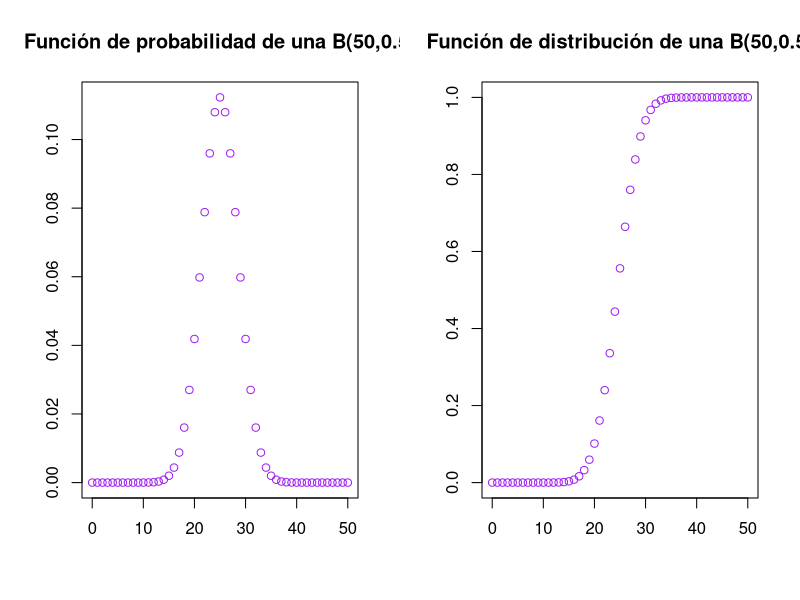
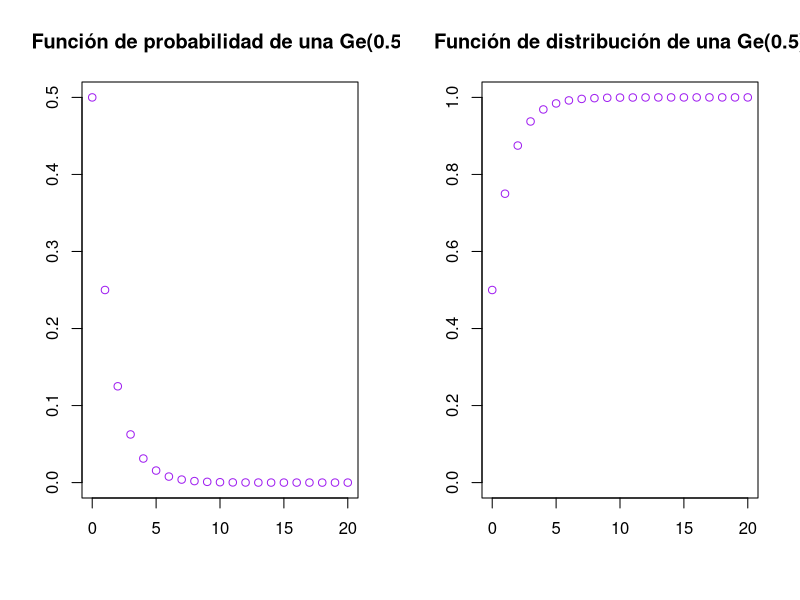
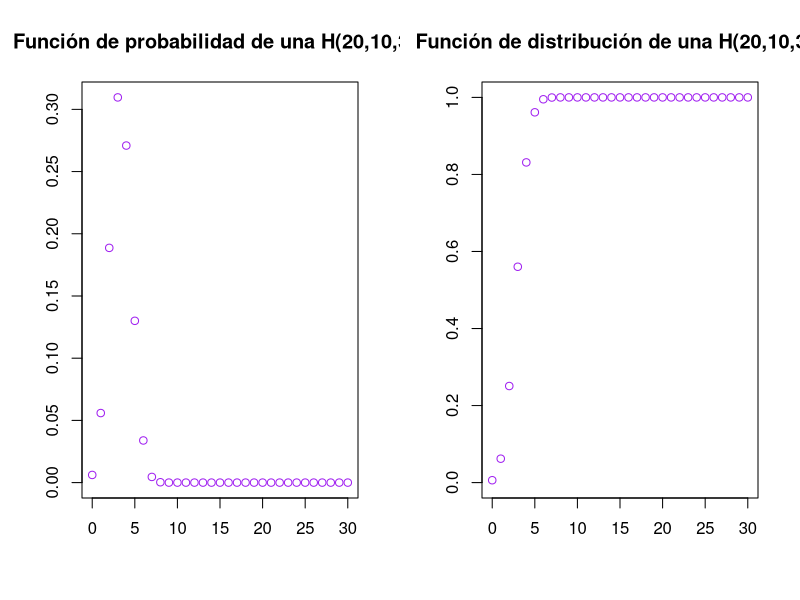
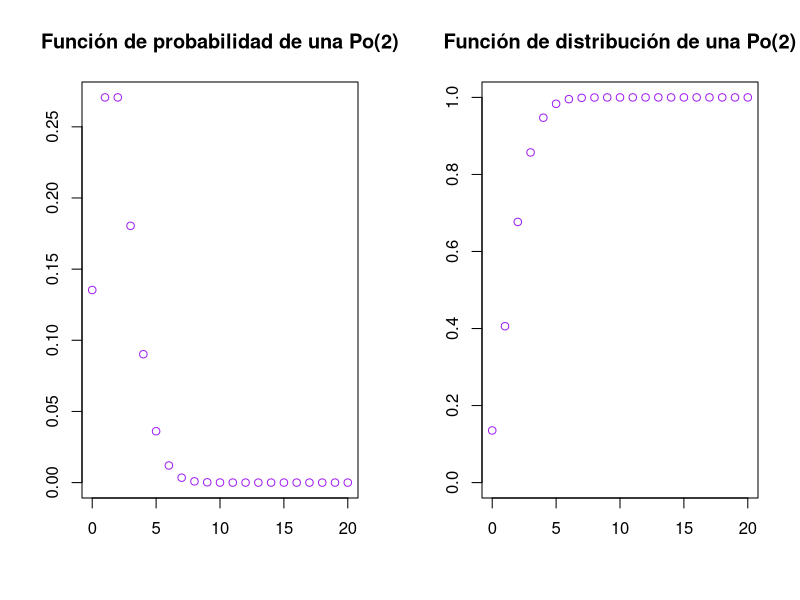
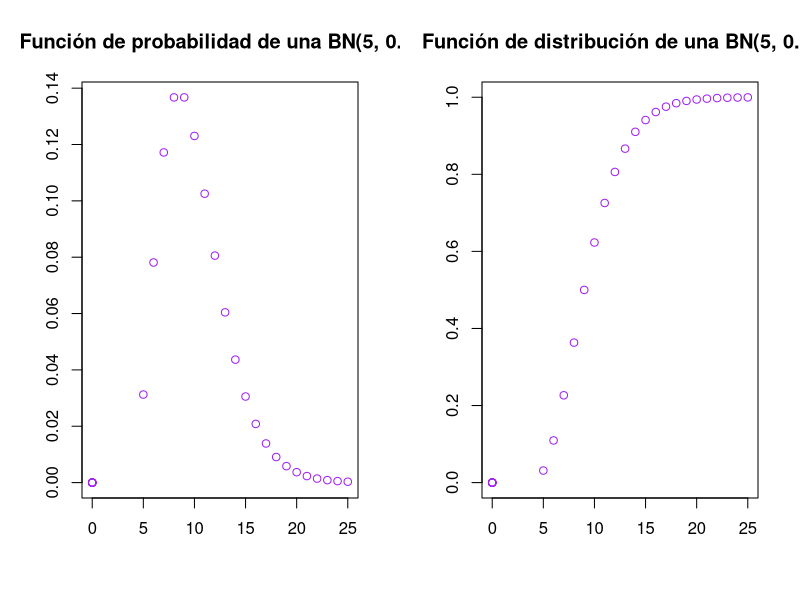
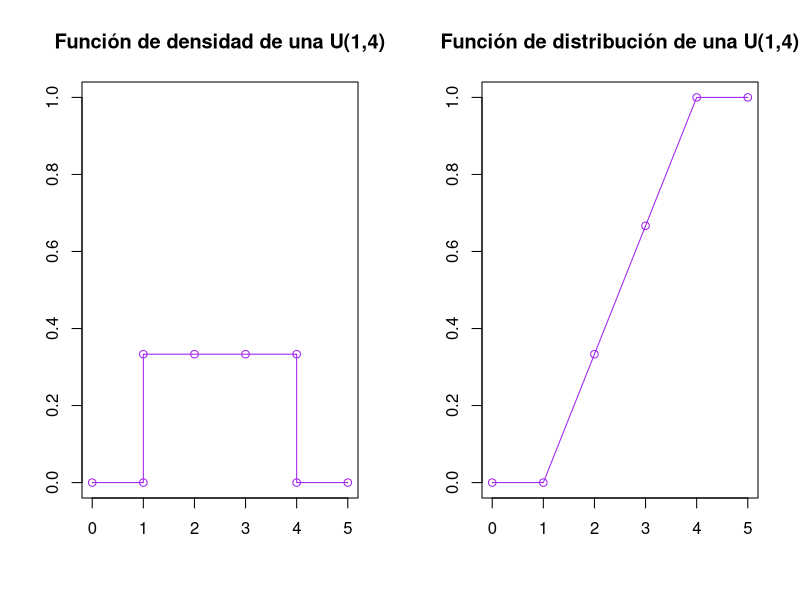
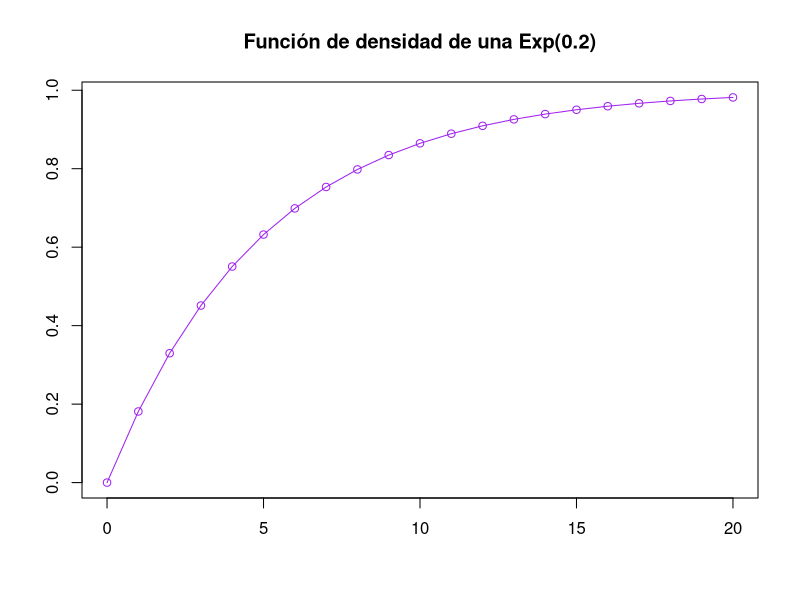
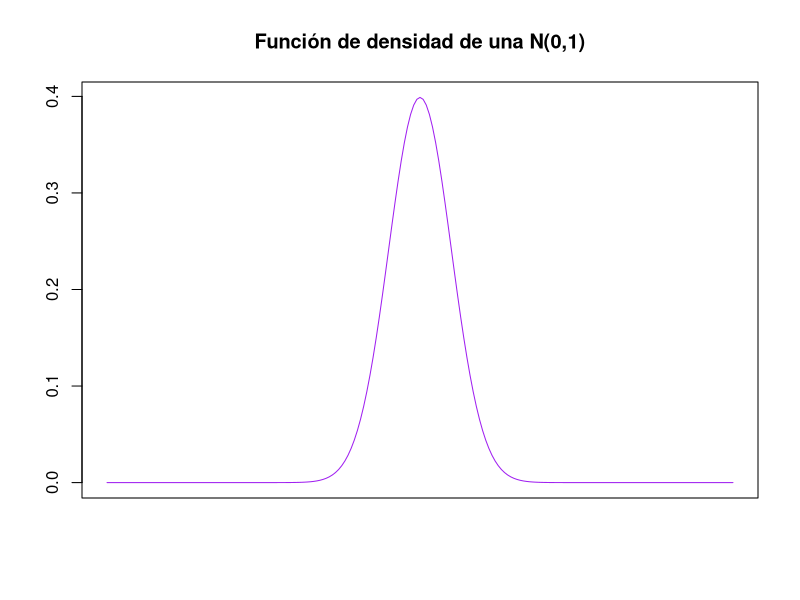

These figures' R source, in order:
## ---- chunk 1
knitr::opts_chunk$set(echo = TRUE, comment = NA)
## ---- chunk 2
par(mfrow = c(1,2))
plot(0:50,dbinom(0:50,50,0.5),col = "purple", xlab = "", ylab = "", main = "Función de probabilidad de una B(50,0.5)")
plot(0:50, pbinom(0:50,50,0.5),col = "purple", xlab = "", ylab = "", main = "Función de distribución de una B(50,0.5)", ylim = c(0,1))
par(mfrow= c(1,1))
## ---- chunk 3
par(mfrow = c(1,2))
plot(0:20, dgeom(0:20,0.5),col = "purple", xlab = "", ylab = "", main = "Función de probabilidad de una Ge(0.5)")
plot(0:20, pgeom(0:20,0.5),col = "purple", xlab = "", ylab = "", main = "Función de distribución de una Ge(0.5)", ylim = c(0,1))
par(mfrow= c(1,1))
## ---- chunk 4
par(mfrow = c(1,2))
plot(0:30, dhyper(0:30,10,20,10),col = "purple", xlab = "", ylab = "", main = "Función de probabilidad de una H(20,10,30)")
plot(0:30, phyper(0:30,10,20,10),col = "purple", xlab = "", ylab = "", main = "Función de distribución de una H(20,10,30)", ylim = c(0,1))
par(mfrow= c(1,1))
## ---- chunk 5
par(mfrow = c(1,2))
plot(0:20, dpois(0:20,2),col = "purple", xlab = "", ylab = "", main = "Función de probabilidad de una Po(2)")
plot(0:20, ppois(0:20,2),col = "purple", xlab = "", ylab = "", main = "Función de distribución de una Po(2)", ylim = c(0,1))
par(mfrow= c(1,1))
## ---- chunk 6
par(mfrow = c(1,2))
exitos = 5
size = 20
plot(c(rep(0,exitos),exitos:(size+exitos)), c(rep(0,exitos),dnbinom(0:size,exitos,0.5)),col = "purple", xlab = "", ylab = "", main = "Función de probabilidad de una BN(5, 0.5)")
plot(c(rep(0,exitos),exitos:(size+exitos)), c(rep(0,exitos),pnbinom(0:size,exitos,0.5)),col = "purple", xlab = "", ylab = "", main = "Función de distribución de una BN(5, 0.5)")
par(mfrow= c(1,1))
## ---- chunk 7
par(mfrow=c(1,2))
plot(c(0,1,1:4,4,5), c(0,0,dunif(1:4,min = 1, max = 4),0,0),col = "purple", xlab = "", ylab = "", main = "Función de densidad de una U(1,4)", type = "o", ylim = c(0,1))
plot(0:5, punif(0:5,min = 1, max = 4),col = "purple", xlab = "", ylab = "", main = "Función de distribución de una U(1,4)", type = "o")
par(mfrow=c(1,1))
## ---- chunk 8
plot(0:20, pexp(0:20,0.2),col = "purple", xlab = "", ylab = "", main = "Función de densidad de una Exp(0.2)", type = "o")
## ---- chunk 9
z_scores <- seq(-10, 10, by = .1)
dvalues <- dnorm(z_scores)
plot(dvalues, ylab = "", xlab= "",
     xaxt = "n",
     type = "l", 
     col = "purple",
     main = "Función de densidad de una N(0,1)")
